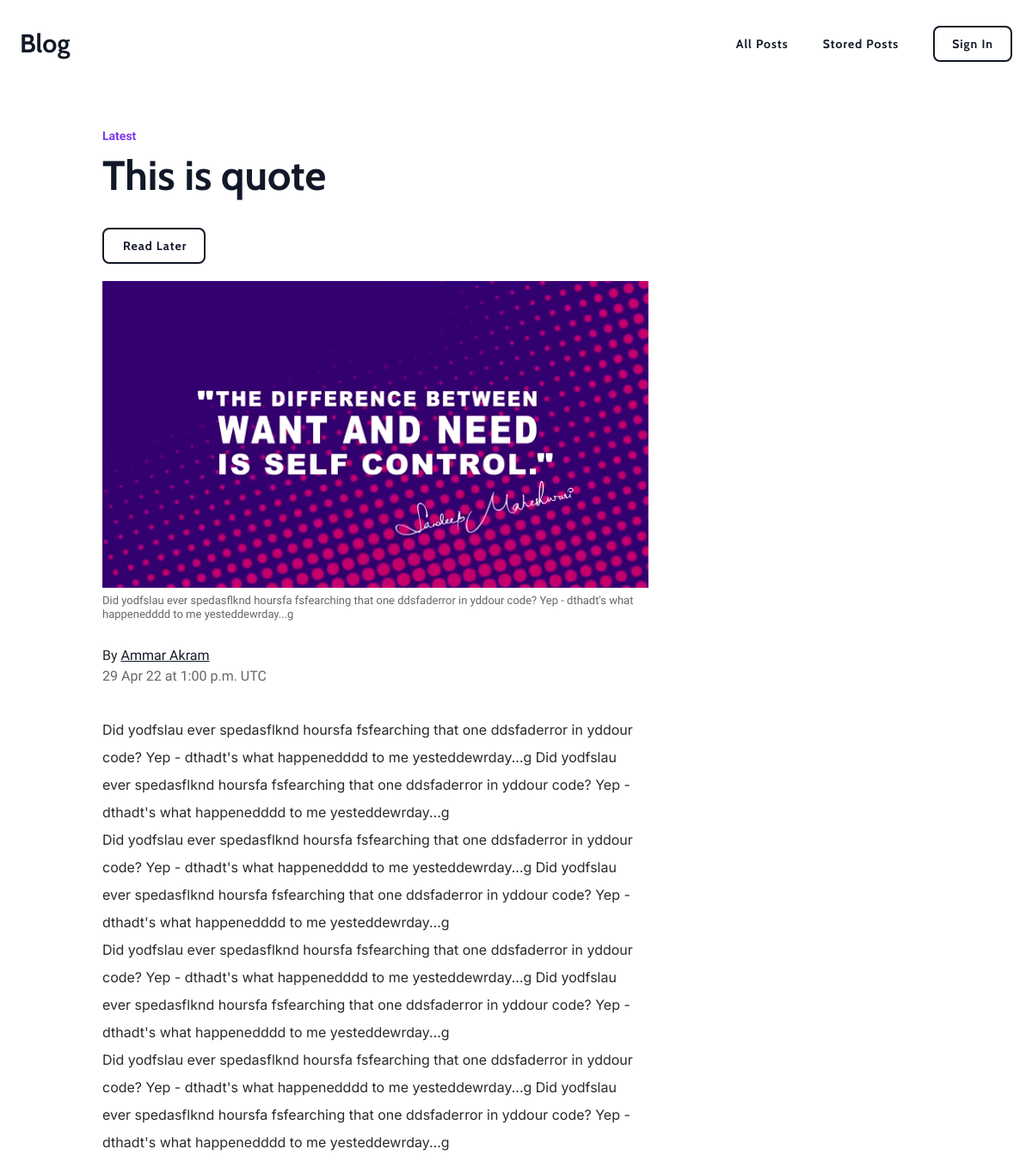
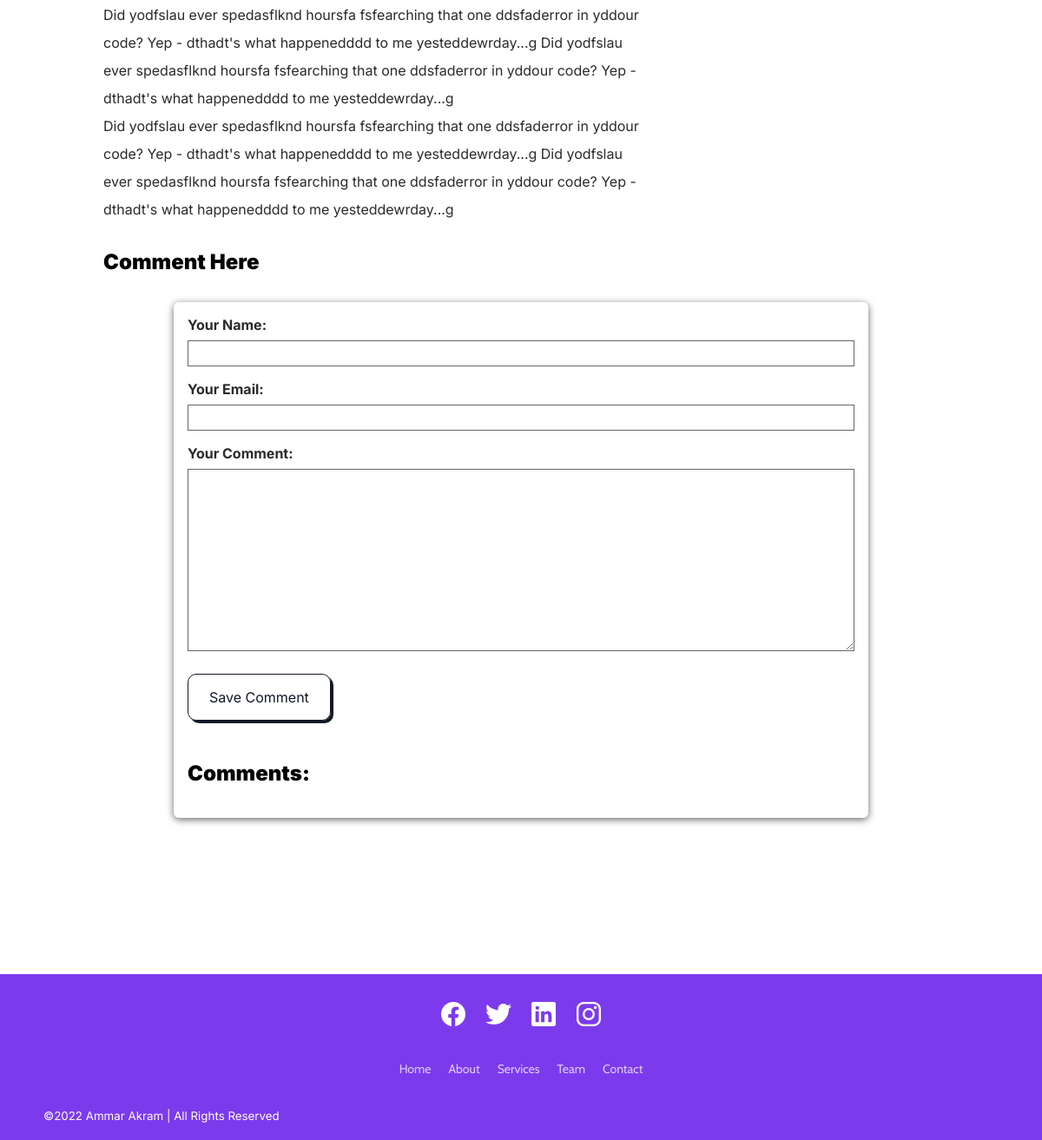
The page /posts/this-is-quote on the database its author committed (2 pictures, top to bottom).
### blog/models.py (models this page shows, shortened)
class Post(models.Model):
    title = models.CharField(max_length=150)
    excerpt = models.CharField(max_length=250)
    image = models.ImageField(upload_to="posts", null=True)
    date = models.DateField(auto_now=True, db_index=True)
    slug = models.SlugField(unique=True, db_index=True)
    content = models.TextField(validators=[MinLengthValidator(5)])
    author = models.ForeignKey(
        Author, on_delete=models.SET_NULL, null=True, related_name="posts")
    post_type = models.ForeignKey(
        Tag, on_delete=models.SET_NULL, null=True, related_name="tag")

class Tag(models.Model):
    name = models.CharField(max_length=20)
    def __str__(self):
        return self.name

class Author(models.Model):
    first_name = models.CharField(max_length=50)
    last_name = models.CharField(max_length=50)
    email_address = models.EmailField()
    def full_name(self):
        return f"{self.first_name} {self.last_name}"
    def __str__(self):
        return self.full_name()

### blog/views.py (the view, shortened to what this page needs)
# urls.py: path('posts/<slug:slug>', views.SingleView.as_view(), name='single'),
class SingleView(View):
    template_name = "blog/single.html"
    model = Post
    def is_stored_post(self, request, post_id):
        stored_posts = request.session.get("stored_posts")
        if stored_posts:
            is_saved_for_later = post_id in stored_posts
        else:
            is_saved_for_later = False
        return is_saved_for_later
    def get(self, request, slug):
        post = Post.objects.get(slug=slug)
        context = {
            "post": post,
            "comment_form": CommentForm(),
            "comments": post.comments.all().order_by("-id"),
            "saved_for_later": self.is_stored_post(request, post.id)
        }
        return render(request, "blog/single.html", context)

### blog/forms.py
class CommentForm(forms.ModelForm):
    class Meta:
        model = Comment
        exclude = ["post"]
        labels = {
            "user_name": "Your Name",
            "user_email": "Your Email",
            "text": "Your Comment"
        }

### blog/templates/blog/single.html (shortened to what this page needs)
{% extends 'base.html' %}
{% load static %}
{% block css_files %}
<link rel='stylesheet' href={% static 'blog/single.css' %}>
{% endblock  %}
{% block content %}
<div class="container">
  <div class="article">
      <div class="category"><a>{{post.post_type}}</a></div>
      <h1 class="headline">{{post.title}}</h1>
      <form action="{% url 'later' %}" method="post">
        <button class="menu__link menu__link--primary later-button">
          {% if saved_for_later %}
            Remove from "Read Later" List
          {% else %}
            Read Later
          {% endif %}
        </button>
      </form>
      <div class="body">
      <img src={{ post.image.url }} class='main-img' style="width: 100%" alt="">
      <p class="img-sub">{{post.excerpt}}</p>
      <p class="author-line">By <a class='author' href="mailto:{{post.author.email_address}}">{{post.author}}</a></p>
      <p class="pub-date">{{post.date|date:"d M y"}} at 1:00 p.m. UTC</p>
      <p>
        {{post.content|linebreaks}}
      </p></div>
      <h2 class="comment-heading">Comment Here</h2>
      <div id="comment-form">
        <form  action="{% url 'single' post.slug %}" method="post">
          {% for field in comment_form %}
          <div class="form-control {% if field.errors %}invalid{% endif %}">
            {{field.label_tag}}
            {{field}}
          </div>
          {% endfor %}
          <button class="hero__cta hero__cta--primary explore-button" href="{% url 'posts' %}">Save Comment</button>
        </form>
        <div id="comments">
          <h2 class="comment-heading">Comments:</h2>
        </div>
      </div>
      </div>
</div>
{% endblock  %}

### static/app.css (style rules this page uses)
:root { --primary-blue: #7c3aed; --secondary-black: #111827; --subtitle: #666; --post-text: #2a2a2a; --clr-gray-light: #d7dfe2; --clr-popular: #ef257a; --clr-technology: #651fff; --clr-psychology: #e85808; --color-lightGray: #f9f9f9; }
*, *::before, *::after { box-sizing: border-box; margin: 0; padding: 0; }
body { font-family: "Inter", sans-serif; color: var(--post-text); overflow-x: hidden; }
h1, h2, h3, h4, h5, h6 { padding: 0; margin: 0; font-family: 'Cabin', sans-serif; }
a { text-decoration: none; cursor: pointer; color: var(--secondary-black); }
.container { max-width: 1160px; margin: 0 auto; padding: 0 3px 0 3px; }
.menu__link { font-family: "Cabin", sans-serif; color: var(--secondary-black); font-size: 14px; line-height: 18px; font-weight: 700; letter-spacing: 1px; text-indent: 2px; transition: all 200ms ease-in-out; }
.menu__link--primary { margin-top: 0px; margin-right: 0px; padding: 10px 20px; border-radius: 8px; background-color: hsla(0, 0%, 100%, 0.2); border: 2px solid var(--secondary-black); }
.hero__cta { color: var(--secondary-black); border: 2px solid var(--secondary-black); font-family: "Cabin", sans-serif; border-radius: 10px; padding: 0.9375rem 1.4rem; margin: 2rem 0 1rem; font-size: 22px; font-weight: bold; text-align: center; transition: all 100ms ease-in-out; }
.hero__cta--primary { background-color: transparent; display: inline-block; color: var(--secondary-black); border: 1px solid var(--secondary-black); box-shadow: 3px 3px 0 var(--secondary-black); }

### blog/static/blog/single.css (style rules this page uses)
.article { display: flex; padding: 0 8vw; flex-wrap: wrap; margin: 50px auto 0; flex-direction: column; }
.headline { font-size: 48px; line-height: 62px; font-family: 'Cabin', sans-serif; font-weight: 900; color: var(--secondary-black); margin: 0px 0px 30px; }
.body { width: 66%; }
.body p, li { font-family: "Inter"; line-height: 32px; font-size: 16px; color: var(--post-text); }
.body h2:hover, h2 { font-family: 'Inter', sans-serif; font-size: 24px; color: #000; font-weight: 900; line-height: 125%; letter-spacing: 1.5%; margin: 3px 0 1px 0; text-decoration: none; cursor: auto; }
.body .img-sub { font-family: "Work Sans", sans-serif; font-size: 13px; margin: 3px 0 16px; color: var(--subtitle); line-height: 1.25; }
.body .author-line { font-family: "Work Sans"; font-size: 16px; color: var(--post-text); line-height: 1; letter-spacing: 1; padding-top: 16px; margin-bottom: 0; }
.body .author { text-decoration: underline; }
.body .pub-date { font-family: "Work Sans"; font-size: 16px; color: var(--subtitle); margin-top: 0; letter-spacing: 1; margin-bottom: 30px; }
.article .category { margin: 0; font-size: 14px; font-family: "Work Sans", sans-serif; font-weight: 600; line-height: 1.25; display: block; margin-bottom: 5px; width: 100%; }
.article .category a { color: var(--primary-blue) ; }
#comments h2 { margin-bottom: 20px; }
.comment-heading { margin-top: 30px; }
#comment-form { margin: 30px auto; width: 90%; max-width: 800px; border-radius: 6px; background-color: white; box-shadow: 0 2px 8px var(--subtitle); padding: 1rem; }
#comment-form button { font: inherit; padding: 1rem 1.5rem; cursor: pointer; margin-top: 10px; }
.form-control { margin-bottom: 1rem; }
.form-control label { font-weight: bold; margin-bottom: 0.5rem; display: block; }
.form-control input, .form-control textarea { display: block; width: 100%; font: inherit; padding: 0.25rem; border: 1px solid var(--subtitle); }
.later-button { margin-bottom: 20px; cursor: pointer; }

### rows shown on the page
Post: post_type "Latest", title "This is quote", image (picture), excerpt "Did yodfslau ever spedasflknd hoursfa fsfearching that one ddsfaderror in yddour code? Yep - dthadt's what happenedddd to me yesteddewrday...g", author "Ammar Akram", date "29 Apr 22", content "Did yodfslau ever spedasflknd hoursfa fsfearching that one ddsfaderror in yddour code? Yep - dthadt's what happenedddd to me yesteddewrday...g Did yodfslau ever spedasflknd hoursfa fsfearching that one ddsfaderror in yddour code? Yep - dthadt's what happenedddd to me yesteddewrday...g Did yodfslau ever spedasflknd hoursfa fsfearching that one ddsfaderror in yddour code? Yep - dthadt's what happenedddd to me yesteddewrday...g Did yodfslau ever spedasflknd hoursfa fsfearching that one ddsfaderror in yddour code? Yep - dthadt's what happenedddd to me yesteddewrday...g Did yodfslau ever spedasflknd hoursfa fsfearching that one ddsfaderror in yddour code? Yep - dthadt's what happenedddd to me…"

### other values the page prints
{{ field.label_tag }} "Your Name:" "Your Email:" "Your Comment:"
